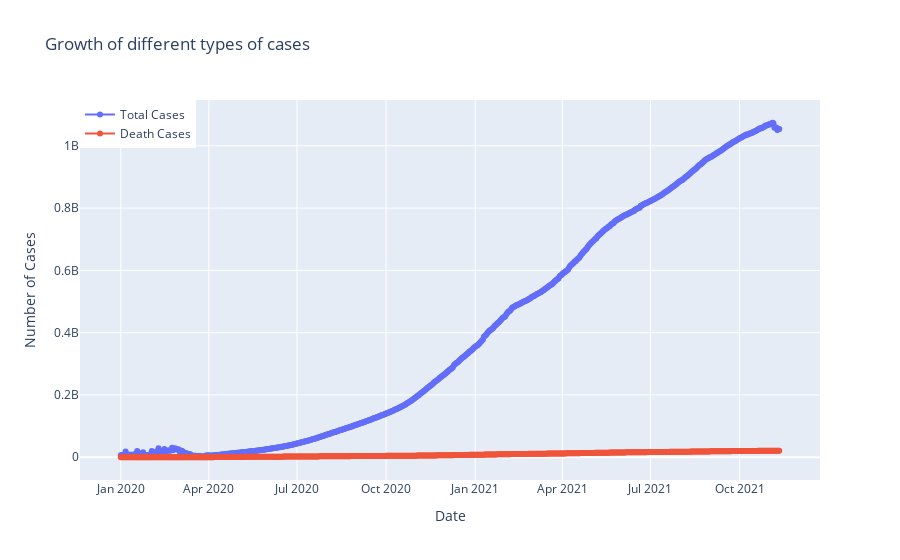

The notebook cell saved with this chart:
### Code cell
fig=go.Figure()
fig.add_trace(go.Scatter(x=datewise.index, y=datewise["total_cases"],
                    mode='lines+markers',
                    name='Total Cases'))
fig.add_trace(go.Scatter(x=datewise.index, y=datewise["total_deaths"],
                    mode='lines+markers',
                    name='Death Cases'))
fig.update_layout(title="Growth of different types of cases",
                 xaxis_title="Date",yaxis_title="Number of Cases",legend=dict(x=0,y=1,traceorder="normal"))
fig.show()

### Figure 1 — Plotly figure (JSON) as saved in the notebook; plotly's stock layout.template omitted (floating-point values rounded to 4 significant figures; data arrays with more than 128 entries replaced by an {"elided": "..."} marker saying what was removed)
{"data": [{"mode": "lines+markers", "name": "Total Cases", "type": "scatter", "x": {"elided": "681 str values"}, "y": {"elided": "681 float values"}}, {"mode": "lines+markers", "name": "Death Cases", "type": "scatter", "x": {"elided": "681 str values"}, "y": {"elided": "681 int values"}}], "layout": {"legend": {"traceorder": "normal", "x": 0, "y": 1}, "title": {"text": "Growth of different types of cases"}, "xaxis": {"title": {"text": "Date"}}, "yaxis": {"title": {"text": "Number of Cases"}}}}
